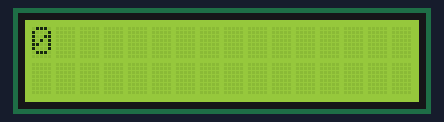
Simulated run of this sketch. Board: Arduino Uno, built with avr-gcc and run on an emulated ATmega328P. On the bench: 16×2 character LCD.

Above: at 0.1 s.
At 1.1 s:
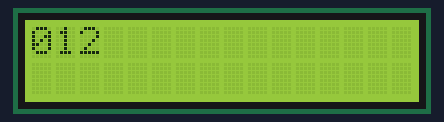
At 2.6 s:
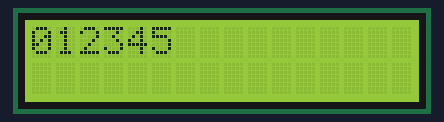
At 5.1 s:
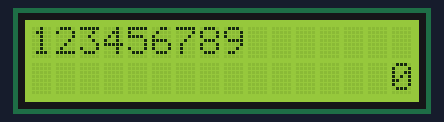
At 7.6 s:
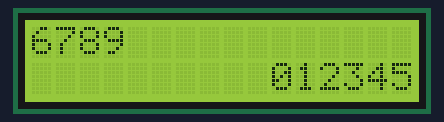
At 10.6 s:
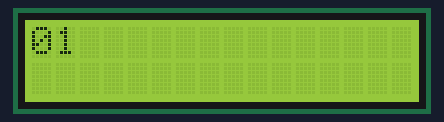

The sketch:

Autoscroll.ino
```cpp
// include the library code:
#include <LiquidCrystal.h>

// initialize the library with the numbers of the interface pins
LiquidCrystal lcd(12, 11, 5, 4, 3, 2);

void setup() {
  // set up the LCD's number of columns and rows:
  lcd.begin(16, 2);
}

void loop() {
  // set the cursor to (0,0):
  lcd.setCursor(0, 0);
  // print from 0 to 9:
  for (int thisChar = 0; thisChar < 10; thisChar++) {
    lcd.print(thisChar);
    delay(500);
  }

  // set the cursor to (16,1):
  lcd.setCursor(16, 1);
  // set the display to automatically scroll:
  lcd.autoscroll();
  // print from 0 to 9:
  for (int thisChar = 0; thisChar < 10; thisChar++) {
    lcd.print(thisChar);
    delay(500);
  }
  // turn off automatic scrolling
  lcd.noAutoscroll();

  // clear screen for the next loop:
  lcd.clear();
}
```

Measured:
- by itself, everything shown: repeats every 10.0 s, in 21 steps
- what the display in image 1 shows lasts 0.5 s, from 1.1 s to 1.6 s
